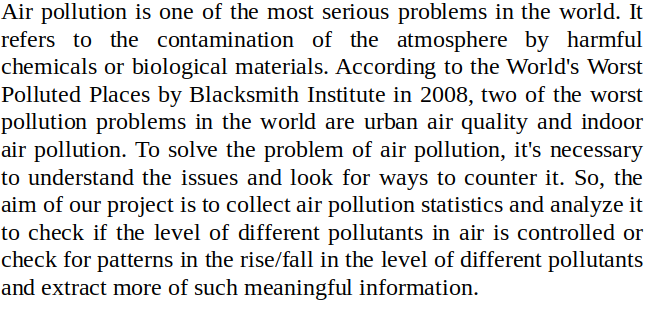
#> input picture erosion-dialtion/TNR18.png, 653 x 315 px
$ python kernel-options.py
#> lines starting #> are read from the running program, lines starting #| are printed output that depends on the picture
import cv2
import numpy as np

img = cv2.imread('TNR18.png',0)
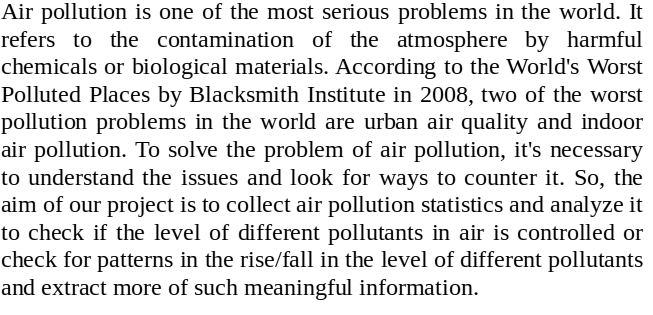
#> img: shape (315, 653); min 0, max 255, mean 223.3

#3 X 3 WHITE CROSS
kernel = np.array([[0,1,0],
                   [1,1,1],
                   [0,1,0]], np.uint8)

erosion = cv2.erode(img,kernel,iterations = 1)
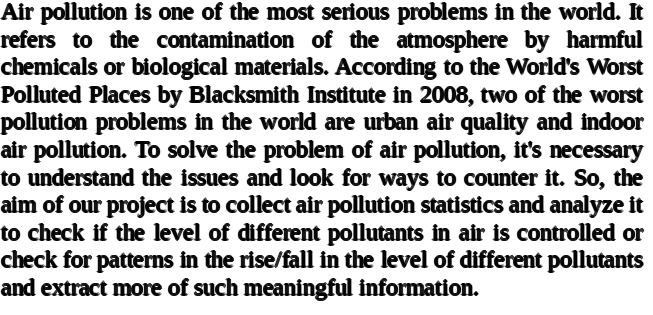
#> erosion: shape (315, 653); min 0, max 255, mean 187.8
dialtion = cv2.dilate(img, kernel, iterations = 1)
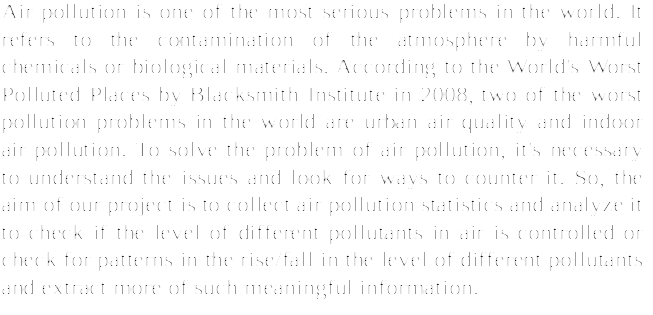
#> dialtion: shape (315, 653); min 17, max 255, mean 250.9

cv2.imwrite("./kernel-ops-18/3x3_white_cross_E.png", erosion)
cv2.imwrite("./kernel-ops-18/3x3_white_cross_D.png", dialtion)

#3 X 3 BLACK CROSS
kernel = np.array([[1,0,1],
                   [0,0,0],
                   [1,0,1]], np.uint8)

erosion = cv2.erode(img,kernel,iterations = 1)
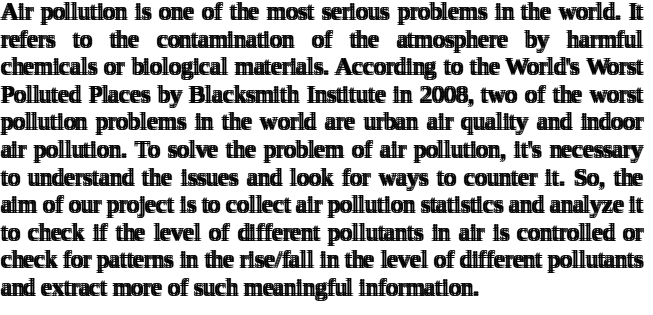
#> erosion: shape (315, 653); min 0, max 255, mean 184.4
dialtion = cv2.dilate(img, kernel, iterations = 1)
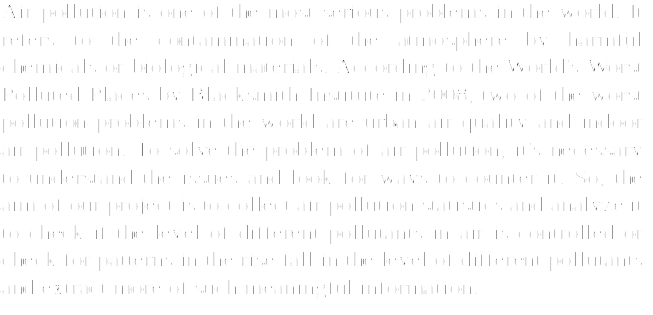
#> dialtion: shape (315, 653); min 75, max 255, mean 252.6

cv2.imwrite("./kernel-ops-18/3x3_black_cross_E.png", erosion)
cv2.imwrite("./kernel-ops-18/3x3_black_cross_D.png", dialtion)

#5 X 5 BLACK 1
kernel = np.array([[0,0,1,0,0],
                   [0,1,1,1,0],
                   [1,1,1,1,1],
                   [0,1,1,1,0],
                   [0,0,1,0,0]], np.uint8)

erosion = cv2.erode(img,kernel,iterations = 1)
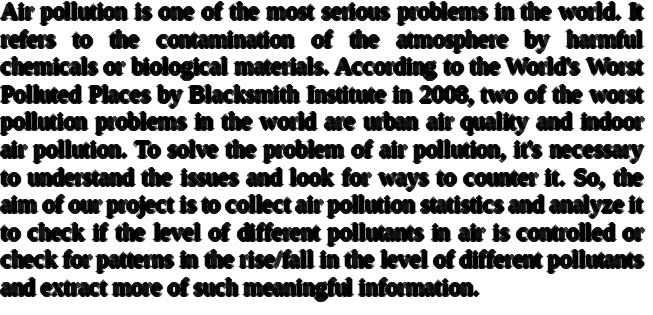
#> erosion: shape (315, 653); min 0, max 255, mean 155.6
dialtion = cv2.dilate(img, kernel, iterations = 1)

cv2.imwrite("./kernel-ops-18/5x5_black_1_E.png", erosion)
cv2.imwrite("./kernel-ops-18/5x5_black_1_D.png", dialtion)

#5 X 5 BLACK 2
kernel = np.array([[0,1,1,1,0],
                   [1,1,1,1,1],
                   [1,1,1,1,1],
                   [1,1,1,1,1],
                   [0,1,1,1,0]], np.uint8)

erosion = cv2.erode(img,kernel,iterations = 1)
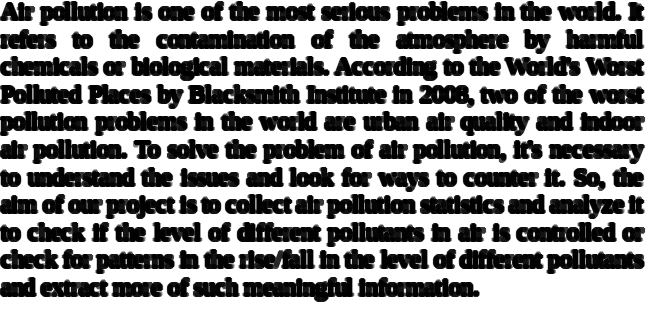
#> erosion: shape (315, 653); min 0, max 255, mean 145.6
dialtion = cv2.dilate(img, kernel, iterations = 1)

cv2.imwrite("./kernel-ops-18/5x5_black_2_E.png", erosion)
cv2.imwrite("./kernel-ops-18/5x5_black_2_D.png", dialtion)
